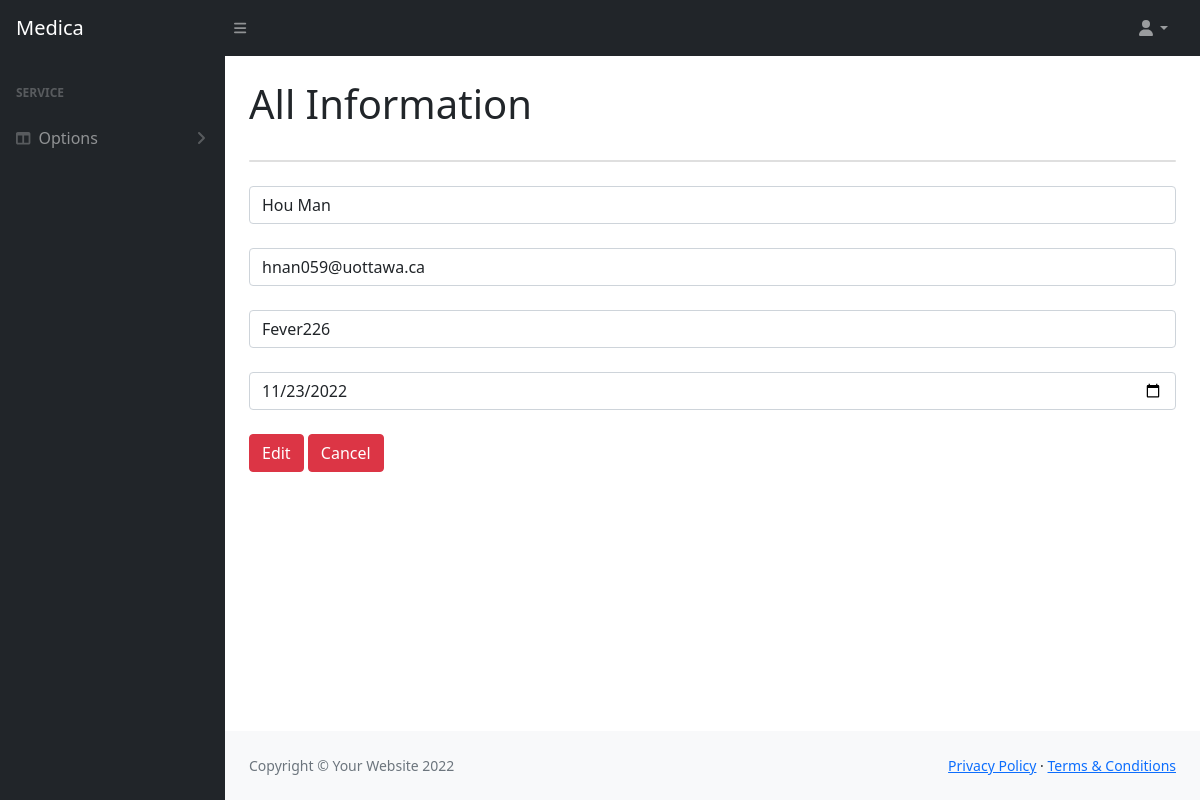
/9/appointment_edit/, run on the app's committed database.
### user/models.py (models this page shows)
class Appointment(models.Model):
    email = models.EmailField(max_length=32)
    phone_number = models.CharField(max_length=32)
    date = models.DateField()
    doctor = models.CharField(max_length=32, null=True)
    comment = models.CharField(max_length=64)
    location = models.CharField(max_length=20, null=True)
    name = models.CharField(max_length=32, null=True)

### management/views.py (the view, shortened to what this page needs)
# urls.py: path('<id>/appointment_edit/', views.appointment_edit, name='appointment_edit'),
def appointment_edit(request, id):
    context ={}
    context["patient"] = Appointment.objects.filter(id = id)
    return render(request, 'appointment_edit.html', context)

### management/templates/appointment_edit.html (shortened to what this page needs)
{% extends 'admin-tables-temple.html' %}
{% block content %}
{%  for people in patient %}
<form method="post" id="contactForm" data-sb-form-api-token="API_TOKEN">
    <div class="row input-group-newsletter">
        <div class="col"><input class="form-control" name="name" id="name" type="name" value="{{people.name}}" data-sb-validations="required, name" /></div>
    </div>
    <br>
    <div class="row input-group-newsletter">
        <div class="col"><input class="form-control" name="email" id="email" type="email" value="{{people.email}}" data-sb-validations="required, email" /></div>
    </div>
    <br>
    <div class="row input-group-newsletter">
        <div class="col"><input class="form-control" name="comment" id="comment" type="text" value="{{people.comment}}" data-sb-validations="required, comment" /></div>
    </div>
    <br>
    <div class="row input-group-newsletter">
        <div class="col"><input class="form-control" name="date" id="date" type="date" value="{{people.date|date:'Y-m-d'}}" data-sb-validations="required, date" /></div>
    </div>
    <br>
    <button class="btn btn-danger btn-xs" type="submit" href="{% url 'appointment_mag' %}">Edit</button>
    <a class="btn btn-danger btn-xs" type="submit" href="{% url 'appointment_mag' %}">Cancel</a>
</form>
{% endfor %}
{% endblock %}

### data on the page
Appointment: name "Hou Man", email "hnan059@uottawa.ca", comment "Fever226", date "11/23/2022"
